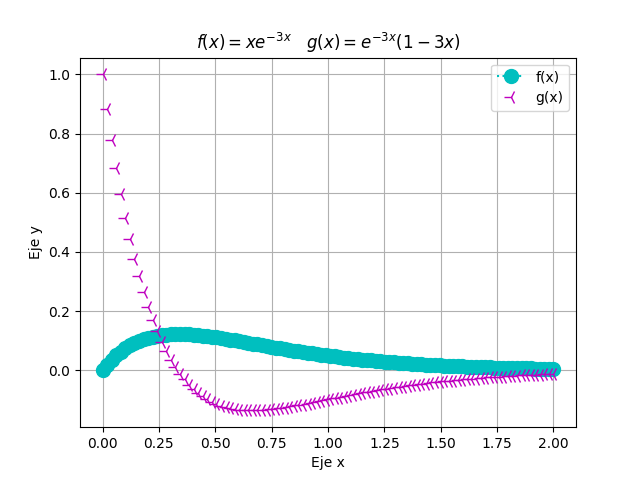

Source code (Python):
import matplotlib.pyplot as plt
import numpy as np

xpoints = np.linspace( 0, 2, 100)
def f(x):
    return ((xpoints) * (np.exp(-3*xpoints)))

def g(x):
    return ((np.exp(-3*xpoints))*(1-(3*xpoints)))

plt.plot(xpoints, f(xpoints),'o:c', markersize = 10, label = 'f(x)')
plt.plot(xpoints, g(xpoints),'3', color = 'm', markersize = 10, label = 'g(x)')
plt.title('$f(x) = xe^{-3x}$'+'   $g(x) = e^{-3x}(1-3x)$')
plt.legend( )
plt.ylabel('Eje y')
plt.xlabel('Eje x')
plt.grid(True)
plt.show()
